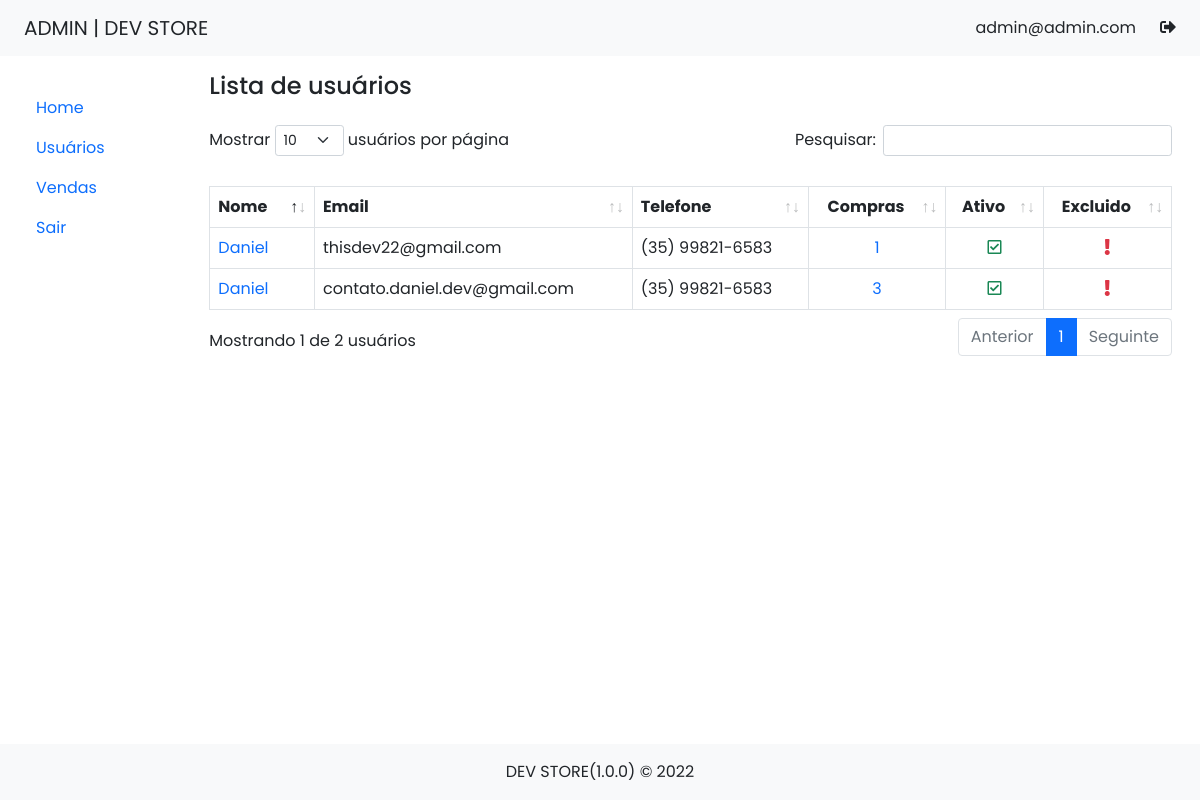
The app's page /public/admin?a=users (signed in), older data.
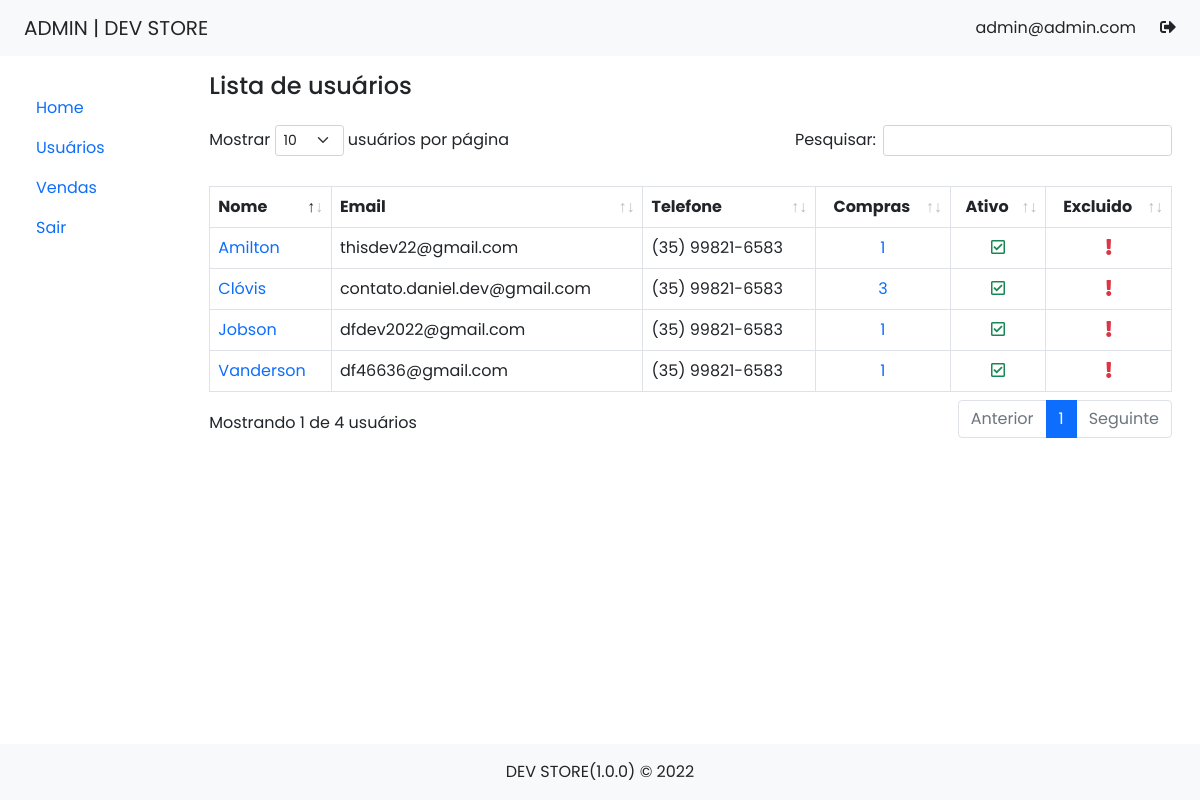
The same page, newer data.
### tables this page shows
CREATE TABLE `clients` (
  `id_client` int(11) UNSIGNED NOT NULL,
  `email` varchar(255) DEFAULT NULL,
  `password` varchar(255) DEFAULT NULL,
  `name` varchar(255) DEFAULT NULL,
  `address` varchar(255) DEFAULT NULL,
  `city` varchar(255) DEFAULT NULL,
  `phone` varchar(50) DEFAULT NULL,
  `hash` varchar(50) DEFAULT NULL,
  `active` tinyint(4) DEFAULT 0,
  `created_at` datetime DEFAULT current_timestamp(),
  `updated_at` datetime DEFAULT current_timestamp() ON UPDATE current_timestamp(),
  `deleted_at` datetime DEFAULT NULL
);

### core/controllers/admin/AdminController.php (called while the page is built, shortened)
<?php
class AdminController {
    public function users() {
        $data = [
            "clients" => AdminClients::getListClients()
        ];
        Store::RenderAdmin([
            "admin/partials/header",
            "admin/partials/navbar",
            "admin/pages/users",
            "admin/partials/bottom",
            "admin/partials/footer"
        ], $data);
    }
}

### core/adminRoutes.php (called while the page is built, shortened)
<?php
$routes = [
    "home" => "adminController@index",
    "users" => "adminController@users",
    "detailsUser" => "adminController@detailsUser",
    "userHistoryOrder" => "adminController@userHistoryOrder",
    "ordersList" => "adminController@ordersList",
    "detailsOrder" => "adminController@detailsOrder",
    "alterStatusOrder" => "adminController@alterStatusOrder",
    "signInAdmin" => "authController@signIn",
    "signInAdminAction" => "authController@signInAdminAction",
    "logoutAdmin" => "authController@logoutAdmin",
];
$action = "home";
if(isset($_GET["a"])) {
    if(!key_exists($_GET["a"], $routes)) {
        $action = "home";
    } else {
        $action = $_GET["a"];
    }
}
$parts = explode("@", $routes[$action]);
$method = $parts[1];
$ctr = new $controller();
$ctr->$method();

### public/admin/index.php (called while the page is built, shortened)
<?php
require_once("../../core/adminRoutes.php");

### core/classes/Database.php (called while the page is built, shortened)
<?php
class Database
{
    private $connect;
    private function connectDatabase(): void
    {
        $this->connect = new PDO(
            "mysql:" .
                "host=" . MYSQL_SERVER . ";" .
                "dbname=" . MYSQL_DATABASE . ";" .
                "charset=" . MYSQL_CHARSET,
            MYSQL_USER,
            MYSQL_PASS,
            array(PDO::ATTR_PERSISTENT => true)
        );
        $this->connect->setAttribute(PDO::ATTR_ERRMODE, PDO::ERRMODE_WARNING);
    }
    private function disconectDatabase(): void
    {
        $this->connect = null;
    }
    public function select(string $sql, $params = null)
    {
        $sql = trim($sql);
        $results = null;
        try {
            if (!empty($params)) {
                $executar = $this->connect->prepare($sql);
                $executar->execute($params);
                $results = $executar->fetchAll(PDO::FETCH_CLASS);
            } else {
                $executar = $this->connect->prepare($sql);
                $executar->execute();
                $results = $executar->fetchAll(PDO::FETCH_CLASS);
            }
        } catch (PDOException $e) {
            return false;
        }
        return $results;
    }
}

### core/handlers/AdminClients.php (called while the page is built, shortened)
<?php
class AdminClients {
    public static function getListClients(): array {
        $db = new Database();
        $results = $db->select("
            SELECT
                clients.id_client,
                clients.email,
                clients.name,
                clients.phone,
                clients.active,
                clients.deleted_at,
                COUNT(orders.id_order) totalUserOrders
            FROM clients LEFT JOIN orders
            ON clients.id_client = orders.id_client
            GROUP BY clients.id_client
        ");
        return $results;
    }
}

### core/views/admin/pages/users.php (the view, shortened to what the changed rows need)
<div class="container-fluid">
    <div class="row mt-3 pe-3">
        <div class="col-md-2">
            <?php include(__DIR__ . "/../partials/aside.php") ?>
        </div>
        <div class="col-md-10">
            <h4 class="mb-4">Lista de usuários</h4>
            <?php if(count($clients) ==0): ?>
                <p>Não existem usuários cadastrados!</p>
            <?php else: ?>
                <div class="table-responsive">
                    <table class="table table-bordered pt-4" id="table-clients">
                        <thead>
                            <tr>
                                <th>Nome</th>
                                <th>Email</th>
                                <th>Telefone</th>
                                <th class="text-center">Compras</th>
                                <th class="text-center">Ativo</th>
                                <th class="text-center">Excluido</th>
                            </tr>
                        </thead>
                        <tbody>
                            <?php foreach($clients as $client): ?>
                                <tr>
                                    <td>
                                        <a
                                            href="?a=detailsUser&user=<?=Store::aesEncrypt($client->id_client)?>"
                                            class="text-decoration-none"
                                        >
                                            <?=$client->name?>
                                        </a>
                                    </td>
                                    <td><?=$client->email?></td>
                                    <td><?=$client->phone?></td>
                                    <td class="text-center">
                                        <?php if($client->totalUserOrders == 0): ?>
                                            -
                                        <?php else : ?>
                                            <a
                                                href="?a=ordersList&user=<?= Store::aesEncrypt($client->id_client) ?>"
                                                class="text-decoration-none"
                                            >
                                                <?=$client->totalUserOrders?>
                                            </a>
                                        <?php endif ?>
                                    </td>
                                    <td class="text-center">
                                        <?php if($client->active == 1): ?>
                                            <span class="text-success">
                                                <i class="far fa-check-square"></i>
                                            </span>
                                        <?php else: ?>
                                            <span class="text-danger">
                                                <i class="fas fa-exclamation"></i>
                                            </span>
                                        <?php endif; ?>
                                    </td>
                                    <td class="text-center">
                                        <?php if($client->deleted_at == NULL): ?>
                                            <span class="text-danger">
                                                <i class="fas fa-exclamation"></i>
                                            </span>
                                        <?php else: ?>
                                            <span class="text-success">
                                                <i class="fas fa-exclamation"></i>
                                            </span>
                                        <?php endif; ?>
                                    </td>
                                </tr>
                            <?php endforeach ?>
                        </tbody>
                    </table>
                </div>
            <?php endif ?>
        </div>
    </div>
</div>

### core/classes/Store.php (shortened to what the changed rows need)
<?php
class Store {
    public static function RenderAdmin(array $structures, $data = null): void {
        foreach($structures as $structure) {
            include("../../core/views/$structure.php");
        }
    }
    public static function LoggedAdmin(): bool {
        return isset($_SESSION["loggedAdmin"]);
    }
    public static function aesEncrypt(string $value) {
        return bin2hex(openssl_encrypt($value, "aes-256-cbc", AES_KEY, OPENSSL_RAW_DATA, AES_IV));
    }
}

### core/views/admin/partials/navbar.php (shortened to what the changed rows need)
<header class="container-fluid bg-light ps-4 pe-4">
    <nav class="navbar navbar-expand-lg">
        <a class="navbar-brand text-dark" href="?a=home">
            <?= "ADMIN | " . APP_NAME ?>
        </a>
        <div class="collapse navbar-collapse" id="collapsibleNavbar">
            <ul class="navbar-nav ms-auto">
                <?php if (Store::LoggedAdmin()) : ?>
                    <li class="me-4">
                        <span href="" class="text-decoration-none text-dark">
                            <span><?= $_SESSION["userAdmin"]; ?></span>
                        </span>
                    </li>
                    <li>
                        <a href="?a=logoutAdmin" class="text-decoration-none text-dark">
                            <i class="fas fa-sign-out-alt"></i>
                        </a>
                    </li>
                <?php endif ?>
            </ul>
        </div>
    </nav>
</header>

### core/views/admin/partials/aside.php
<aside>
    <nav class="p-4">
        <ul class="list-unstyled">
            <li class="mb-3">
                <a href="?a=home" class="text-decoration-none">Home</a>
            </li>
            <li class="mb-3">
                <a href="?a=users" class="text-decoration-none">Usuários</a>
            </li>
            <li class="mb-3">
                <a href="?a=ordersList" class="text-decoration-none">Vendas</a>
            </li>
            <li class="mb-3">
                <a href="?a=logoutAdmin" class="text-decoration-none">Sair</a>
            </li>
        </ul>
    </nav>
</aside>

### core/views/admin/partials/bottom.php
<footer class="fixed-bottom bg-light text-dark">
    <div class="container">
        <div class="row">
            <div class="col-12 p-3 text-center">
                <?= APP_NAME . "(".APP_VERSION.") &copy; ". date("Y") ?>
            </div>
        </div>
    </div>
</footer>

Row changes from the older to the newer data that the page shows:
changed clients "thisdev22@gmail.com": name "Daniel" → "Amilton"
changed clients "contato.daniel.dev@gmail.com": name "Daniel" → "Clóvis"
added clients: name "Vanderson", email "df46636@gmail.com", phone "(35) 99821-6583", totalUserOrders "1", active 1 (drawn)
added clients: name "Jobson", email "dfdev2022@gmail.com", phone "(35) 99821-6583", totalUserOrders "1", active 1 (drawn)
Text that changed along with them:
text written by a page script: "Mostrar usuários por página Pesquisar: Mostrando 1 de 2 usuários Anterior 1 Seguinte" → "Mostrar usuários por página Pesquisar: Mostrando 1 de 4 usuários Anterior 1 Seguinte"
